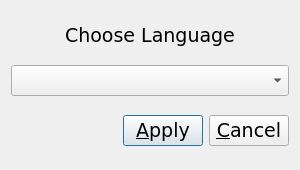
<?xml version="1.0" encoding="UTF-8"?>
<ui version="4.0">
 <class>Language</class>
 <widget class="QDialog" name="Language">
  <property name="geometry">
   <rect>
    <x>0</x>
    <y>0</y>
    <width>300</width>
    <height>170</height>
   </rect>
  </property>
  <property name="sizePolicy">
   <sizepolicy hsizetype="Fixed" vsizetype="Fixed">
    <horstretch>0</horstretch>
    <verstretch>0</verstretch>
   </sizepolicy>
  </property>
  <property name="minimumSize">
   <size>
    <width>300</width>
    <height>170</height>
   </size>
  </property>
  <property name="maximumSize">
   <size>
    <width>300</width>
    <height>170</height>
   </size>
  </property>
  <property name="baseSize">
   <size>
    <width>300</width>
    <height>170</height>
   </size>
  </property>
  <property name="font">
   <font>
    <family>DejaVu Sans</family>
    <pointsize>14</pointsize>
    <weight>50</weight>
    <bold>false</bold>
   </font>
  </property>
  <property name="windowTitle">
   <string notr="true">Language</string>
  </property>
  <property name="styleSheet">
   <string notr="true"/>
  </property>
  <layout class="QVBoxLayout" name="verticalLayout">
   <item>
    <spacer name="verticalSpacer_3">
     <property name="orientation">
      <enum>Qt::Vertical</enum>
     </property>
     <property name="sizeHint" stdset="0">
      <size>
       <width>20</width>
       <height>40</height>
      </size>
     </property>
    </spacer>
   </item>
   <item>
    <widget class="QLabel" name="label">
     <property name="text">
      <string>Choose Language</string>
     </property>
     <property name="alignment">
      <set>Qt::AlignCenter</set>
     </property>
    </widget>
   </item>
   <item>
    <spacer name="verticalSpacer_4">
     <property name="orientation">
      <enum>Qt::Vertical</enum>
     </property>
     <property name="sizeHint" stdset="0">
      <size>
       <width>20</width>
       <height>40</height>
      </size>
     </property>
    </spacer>
   </item>
   <item>
    <widget class="QComboBox" name="m_language"/>
   </item>
   <item>
    <spacer name="verticalSpacer_2">
     <property name="orientation">
      <enum>Qt::Vertical</enum>
     </property>
     <property name="sizeHint" stdset="0">
      <size>
       <width>20</width>
       <height>40</height>
      </size>
     </property>
    </spacer>
   </item>
   <item>
    <layout class="QHBoxLayout" name="horizontalLayout">
     <item>
      <spacer name="horizontalSpacer">
       <property name="orientation">
        <enum>Qt::Horizontal</enum>
       </property>
       <property name="sizeHint" stdset="0">
        <size>
         <width>40</width>
         <height>20</height>
        </size>
       </property>
      </spacer>
     </item>
     <item>
      <widget class="QPushButton" name="b_apply">
       <property name="text">
        <string>&amp;Apply</string>
       </property>
      </widget>
     </item>
     <item>
      <widget class="QPushButton" name="pb_cancel">
       <property name="text">
        <string>&amp;Cancel</string>
       </property>
      </widget>
     </item>
    </layout>
   </item>
   <item>
    <spacer name="verticalSpacer">
     <property name="orientation">
      <enum>Qt::Vertical</enum>
     </property>
     <property name="sizeHint" stdset="0">
      <size>
       <width>20</width>
       <height>40</height>
      </size>
     </property>
    </spacer>
   </item>
  </layout>
 </widget>
 <resources/>
 <connections>
  <connection>
   <sender>pb_cancel</sender>
   <signal>clicked()</signal>
   <receiver>Language</receiver>
   <slot>close()</slot>
   <hints>
    <hint type="sourcelabel">
     <x>349</x>
     <y>156</y>
    </hint>
    <hint type="destinationlabel">
     <x>199</x>
     <y>99</y>
    </hint>
   </hints>
  </connection>
  <connection>
   <sender>m_language</sender>
   <signal>currentIndexChanged(int)</signal>
   <receiver>Language</receiver>
   <slot>onChangeClicked()</slot>
   <hints>
    <hint type="sourcelabel">
     <x>149</x>
     <y>85</y>
    </hint>
    <hint type="destinationlabel">
     <x>149</x>
     <y>84</y>
    </hint>
   </hints>
  </connection>
  <connection>
   <sender>b_apply</sender>
   <signal>clicked()</signal>
   <receiver>Language</receiver>
   <slot>accept()</slot>
   <hints>
    <hint type="sourcelabel">
     <x>163</x>
     <y>133</y>
    </hint>
    <hint type="destinationlabel">
     <x>149</x>
     <y>84</y>
    </hint>
   </hints>
  </connection>
 </connections>
 <slots>
  <slot>onChangeClicked()</slot>
 </slots>
</ui>
